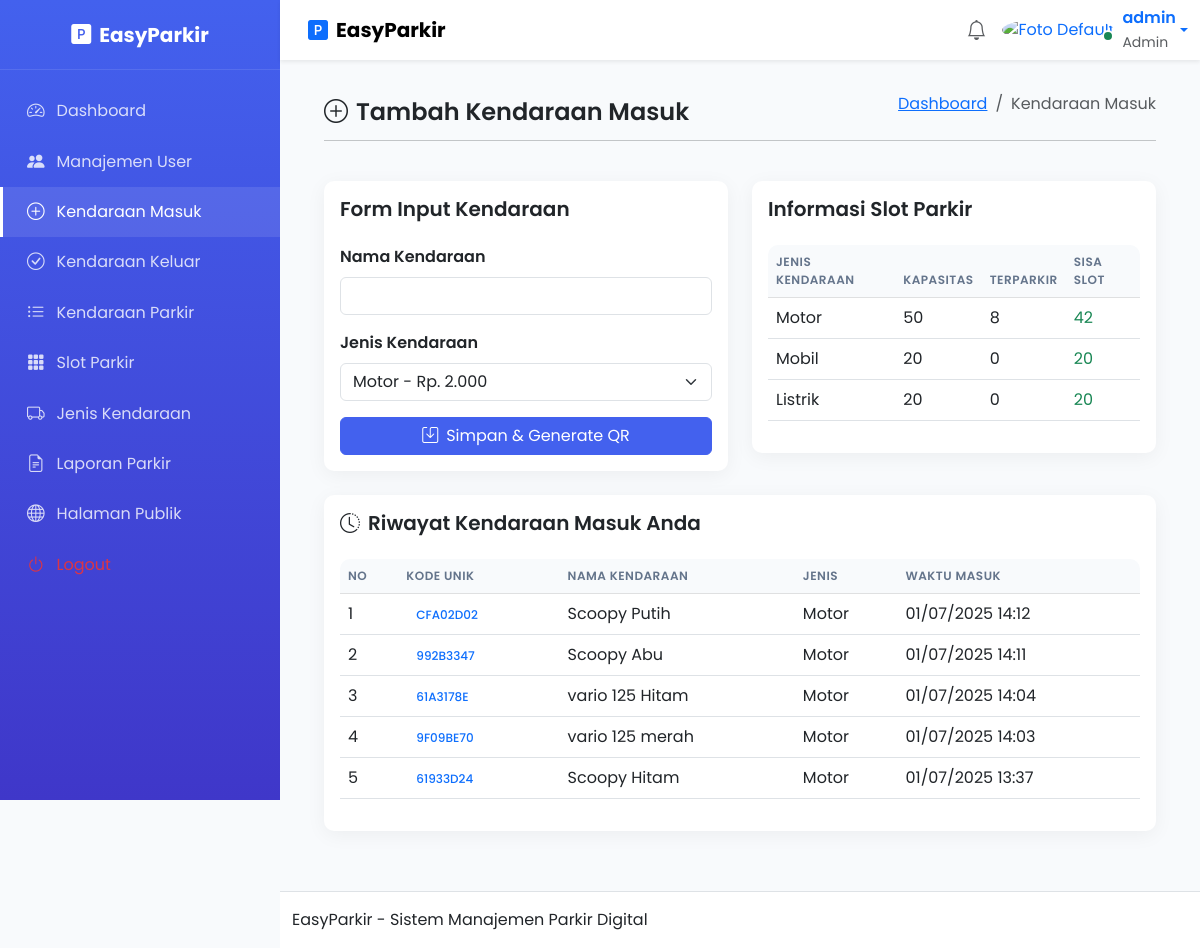
The app's page /admin/kendaraan_masuk.php (signed in) with its own data.
### tables this page shows
CREATE TABLE `jenisKendaraan` (
    `id_jenisKendaraan` int(11) NOT NULL,
    `jenis_kendaraan` varchar(20) DEFAULT NULL,
    `harga` varchar(10) DEFAULT NULL,
    `kapasitas_slot` int(11) DEFAULT '0'
  );

CREATE TABLE `kendaraan_masuk` (
    `id` int(11) NOT NULL,
    `kode_unik` varchar(20) NOT NULL,
    `nama_kendaraan` varchar(50) DEFAULT NULL,
    `id_jenisKendaraan` int(11) DEFAULT NULL,
    `waktu_masuk` timestamp NOT NULL DEFAULT CURRENT_TIMESTAMP,
    `id_user` int(11) NOT NULL
  );

### admin/kendaraan_masuk.php (the view, shortened to what this page needs)
<?php
include "../config/config.php";
$current_user_id = $_SESSION['id_user'] ?? null;
$check_column = mysqli_query($koneksi, "SHOW COLUMNS FROM kendaraan_masuk LIKE 'id_user'");
if (mysqli_num_rows($check_column) > 0) {
    $riwayat = mysqli_query($koneksi, "
        SELECT km.*, jk.jenis_kendaraan
        FROM kendaraan_masuk km
        JOIN jenisKendaraan jk ON km.id_jenisKendaraan = jk.id_jenisKendaraan
        WHERE km.id_user = '$current_user_id'
        ORDER BY km.waktu_masuk DESC
        LIMIT 10
    ");
}
?>
<!DOCTYPE html>
<html lang="en">
<head>
    <?php require_once('template/css.php'); ?>
</head>
<body>
<div class="main-wrapper">
    <?php require_once('template/sidebar.php'); ?>
    <div class="main-content">
        <?php require_once('template/nav.php'); ?>
        <div class="content-wrapper">
            <div class="container-fluid">
                <div class="row mb-4">
                    <div class="col-12">
                        <div class="d-flex justify-content-between align-items-center">
                            <h4 class="fw-semibold mb-0"><i class="bi bi-plus-circle me-2"></i>Tambah Kendaraan Masuk</h4>
                            <nav aria-label="breadcrumb">
                                <ol class="breadcrumb">
                                    <li class="breadcrumb-item"><a href="index.php">Dashboard</a></li>
                                    <li class="breadcrumb-item active" aria-current="page">Kendaraan Masuk</li>
                                </ol>
                            </nav>
                        </div>
                        <hr class="mt-2">
                    </div>
                </div>
                <div class="row">
                    <div class="col-lg-6">
                        <div class="card dashboard-card mb-4">
                            <div class="card-body">
                                <h5 class="card-title fw-semibold mb-4">Form Input Kendaraan</h5>
                                <form method="POST">
                                    <div class="mb-3">
                                        <label class="form-label fw-semibold">Nama Kendaraan</label>
                                        <input type="text" name="nama_kendaraan" class="form-control" required>
                                    </div>
                                    <div class="mb-3">
                                        <label class="form-label fw-semibold">Jenis Kendaraan</label>
                                        <select name="jenis_kendaraan" class="form-select" required>
                                            <?php
                                            $jenis = mysqli_query($koneksi, "SELECT * FROM jenisKendaraan");
                                            while ($j = mysqli_fetch_assoc($jenis)) {
                                                echo "<option value='{$j['id_jenisKendaraan']}'>{$j['jenis_kendaraan']} - Rp. " . rupiah($j['harga']) . "</option>";
                                            }
                                            ?>
                                        </select>
                                    </div>
                                    <button type="submit" name="simpan" class="btn btn-primary w-100">
                                        <i class="bi bi-save me-2"></i>Simpan & Generate QR
                                    </button>
                                </form>
                            </div>
                        </div>
                    </div>
                    <div class="col-lg-6">
                        <div class="card dashboard-card mb-4">
                            <div class="card-body">
                                <h5 class="card-title fw-semibold mb-4">Informasi Slot Parkir</h5>
                                <div class="table-responsive">
                                    <table class="table table-hover">
                                        <thead class="table-light">
                                            <tr>
                                                <th>Jenis Kendaraan</th>
                                                <th>Kapasitas</th>
                                                <th>Terparkir</th>
                                                <th>Sisa Slot</th>
                                            </tr>
                                        </thead>
                                        <tbody>
                                            <?php
                                            $infoSlot = mysqli_query($koneksi, "SELECT * FROM jenisKendaraan");
                                            while ($row = mysqli_fetch_assoc($infoSlot)) {
                                                $idJenis = $row['id_jenisKendaraan'];
                                                $kapasitas = (int)$row['kapasitas_slot'];
                                                $count = mysqli_fetch_assoc(mysqli_query($koneksi, "
                                                    SELECT COUNT(*) AS total FROM kendaraan_masuk WHERE id_jenisKendaraan = '$idJenis'
                                                "))['total'];
                                                $sisa = max(0, $kapasitas - $count);
                                                echo "<tr>
                                                        <td>{$row['jenis_kendaraan']}</td>
                                                        <td>{$kapasitas}</td>
                                                        <td>{$count}</td>
                                                        <td class='" . ($sisa <= 0 ? "text-danger fw-bold" : "text-success") . "'>{$sisa}</td>
                                                      </tr>";
                                            }
                                            ?>
                                        </tbody>
                                    </table>
                                </div>
                            </div>
                        </div>
                    </div>
                </div>
                <div class="row">
                    <div class="col-12">
                        <div class="card dashboard-card">
                            <div class="card-body">
                                <h5 class="card-title fw-semibold mb-4">
                                    <i class="bi bi-clock-history me-2"></i>Riwayat Kendaraan Masuk Anda
                                </h5>
                                <div class="table-responsive">
                                    <table class="table table-hover">
                                        <thead class="table-light">
                                            <tr>
                                                <th>No</th>
                                                <th>Kode Unik</th>
                                                <th>Nama Kendaraan</th>
                                                <th>Jenis</th>
                                                <th>Waktu Masuk</th>
                                            </tr>
                                        </thead>
                                        <tbody>
                                            <?php if(mysqli_num_rows($riwayat) > 0): ?>
                                                <?php $no = 1; while ($row = mysqli_fetch_assoc($riwayat)): ?>
                                                <tr>
                                                    <td><?= $no++ ?></td>
                                                    <td><span class="badge bg-primary-light text-primary"><?= $row['kode_unik'] ?></span></td>
                                                    <td><?= $row['nama_kendaraan'] ?></td>
                                                    <td><?= $row['jenis_kendaraan'] ?></td>
                                                    <td><?= date("d/m/Y H:i", strtotime($row['waktu_masuk'])) ?></td>
                                                </tr>
                                                <?php endwhile; ?>
                                            <?php else: ?>
                                                <tr>
                                                    <td colspan="5" class="text-center text-muted">Belum ada riwayat kendaraan masuk</td>
                                                </tr>
                                            <?php endif; ?>
                                        </tbody>
                                    </table>
                                </div>
                            </div>
                        </div>
                    </div>
                </div>
            </div>
        </div>
        <?php require_once('template/footer.php'); ?>
    </div>
</div>
        <?php require_once('template/footer.php'); ?>
</body>
</html>

### admin/template/css.php (style rules this page uses)
:root { --primary-color: #4361ee; --secondary-color: #3f37c9; --sidebar-width: 280px; --topbar-height: 70px; }
body { font-family: 'Poppins', sans-serif; background-color: #f8fafc; overflow-x: hidden; }
.main-content { margin-left: var(--sidebar-width); min-height: 100vh; transition: all 0.3s ease; }
.content-wrapper { padding: 2rem; }
.dashboard-card { border: none; border-radius: 10px; box-shadow: 0 4px 20px rgba(0, 0, 0, 0.05); transition: transform 0.3s ease, box-shadow 0.3s ease; }
.table-responsive { border-radius: 10px; overflow: hidden; }
.table thead th { background-color: #f8fafc; font-weight: 600; text-transform: uppercase; font-size: 0.75rem; letter-spacing: 0.5px; color: #64748b; }
.badge { font-weight: 500; padding: 5px 10px; border-radius: 8px; }
.btn-primary { background-color: var(--primary-color); border-color: var(--primary-color); }
.main-content { flex: 1; display: flex; flex-direction: column; }
.content-wrapper { flex: 1; padding-bottom: 60px; }

### records on screen
jeniskendaraan: jenis_kendaraan "Motor", kapasitas_slot "50", count "8", sisa "42"
jeniskendaraan: jenis_kendaraan "Mobil", kapasitas_slot "20", count "0"
jeniskendaraan: jenis_kendaraan "Listrik", kapasitas_slot "20", count "0"
kendaraan_masuk: kode_unik "CFA02D02", nama_kendaraan "Scoopy Putih", id_jenisKendaraan.jenis_kendaraan "Motor", waktu_masuk "01/07/2025 14:12"
kendaraan_masuk: kode_unik "992B3347", nama_kendaraan "Scoopy Abu", id_jenisKendaraan.jenis_kendaraan "Motor", waktu_masuk "01/07/2025 14:11"
kendaraan_masuk: kode_unik "61A3178E", nama_kendaraan "vario 125 Hitam", id_jenisKendaraan.jenis_kendaraan "Motor", waktu_masuk "01/07/2025 14:04"
kendaraan_masuk: kode_unik "9F09BE70", nama_kendaraan "vario 125 merah", id_jenisKendaraan.jenis_kendaraan "Motor", waktu_masuk "01/07/2025 14:03"
kendaraan_masuk: kode_unik "61933D24", nama_kendaraan "Scoopy Hitam", id_jenisKendaraan.jenis_kendaraan "Motor", waktu_masuk "01/07/2025 13:37"

### other values on screen
$_SESSION['username'] "admin"
$_SESSION['role'] "Admin"
form field jenis_kendaraan "Motor - Rp. 2.000"
